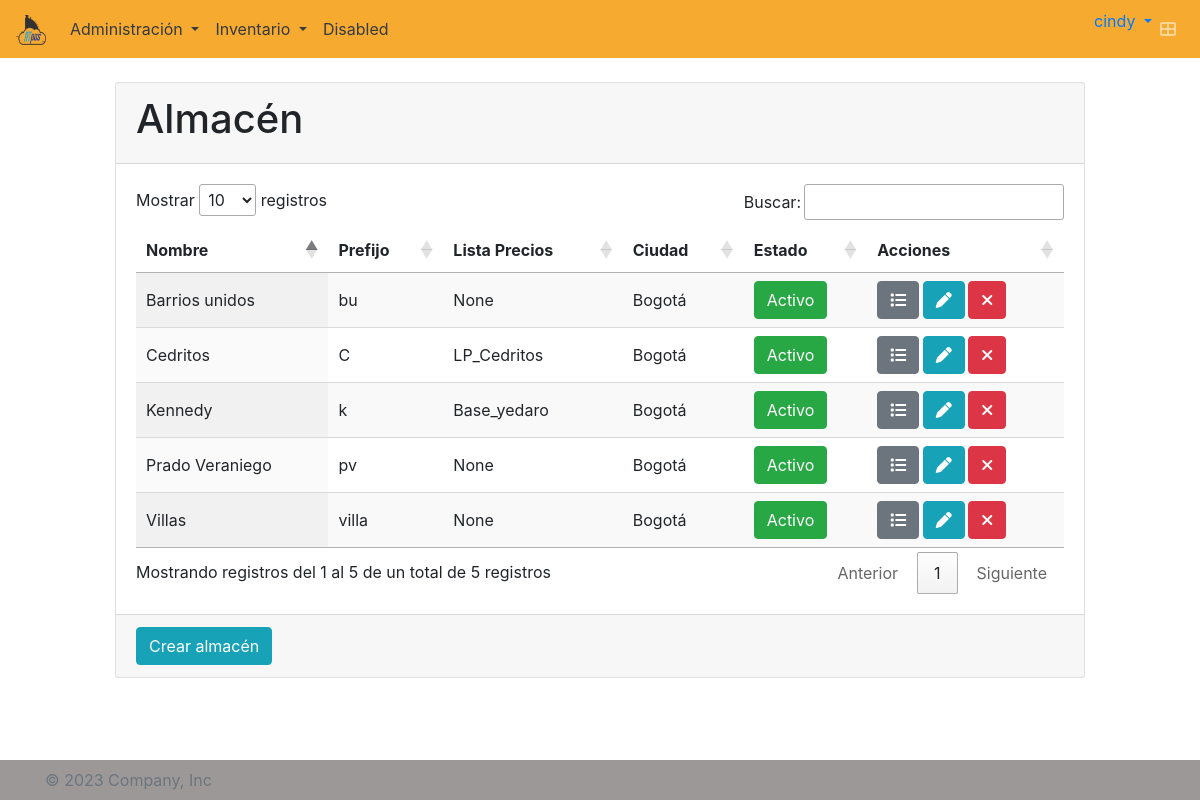
The page /almacen/list/ (signed in) on the database its author committed.
### atpos/models.py (models this page shows, shortened)
class Usuario(AbstractUser):
    empresa = models.ForeignKey(Empresa, on_delete=models.CASCADE, blank=True, null=True)
    tel_inicial = models.CharField(max_length=10, blank=True, null=True)
    class Meta:
        default_permissions = ()
        permissions = [('add_usuario', 'Usuario crear'),
                        ('change_usuario', 'Usuario modificar'),
                        ('delete_usuario', 'Usuario eliminar'),
                        ('view_usuario', 'Usuario ver'),
                        ('password_usuario', 'Puede cambiar la clave usuario')]

class Almacen(models.Model):
    nombre_almacen = models.CharField(max_length=20)
    prefijo = models.CharField(max_length=5)
    telefono_fijo = models.CharField(max_length=30)
    telefono_celular = models.CharField(max_length=30)
    direccion_almacen = models.CharField(max_length=200)
    ciudad = models.CharField(max_length=30)
    listaprecios = models.ForeignKey(ListaPrecios, null=True, blank=True, on_delete=models.CASCADE)
    estado = models.CharField(
        max_length=1,
        choices=ESTADO,
        default=ACTIVO,
    )
    empresa = models.ForeignKey(Empresa, on_delete=models.CASCADE, blank=True, null=True)
    class Meta:
        default_permissions = ()
        permissions = [('add_almacen', 'Almacén crear'),
                       ('change_almacen', 'Almacén modificar'),
                       ('delete_almacen', 'Almacén borrar'),
                       ('view_almacen', 'Almacén ver')]
        unique_together = ('empresa', 'nombre_almacen', 'prefijo')

class ListaPrecios(models.Model):
    nombre = models.CharField(max_length=20, unique=False)
    descripcion = models.CharField(max_length=250, unique=False)
    moneda = models.CharField(max_length=3, unique=False)
    estado = models.CharField(max_length=1, choices=ESTADO, default=ACTIVO )
    empresa = models.ForeignKey(Empresa, on_delete=models.CASCADE)
    class Meta:
        ordering = ['nombre']
        default_permissions = ()
        permissions = [('add_listaprecios', 'Lista precios crear'),
                       ('change_listaprecios', 'Lista precios modificar'),
                       ('delete_listaprecios', 'Lista precios eliminar'),
                       ('view_listaprecios', 'Lista precios ver')]
        unique_together = ('nombre', 'empresa')
    def __str__(self):
        return '{}'.format(self.nombre)

### atpos/views.py (the view)
# urls.py: path('almacen/list/', login_required(AlmacenList.as_view()), name='almacen-list'),
class AlmacenList(ListView):
    model = Almacen
    def get_context_data(self, **kwargs):
        context = super().get_context_data(**kwargs)
        empresa = self.request.user.empresa
        listaprecios = ListaPrecios.objects.filter(empresa=empresa)
        context['listaprecios'] = listaprecios
        return context
    def get_queryset(self):
        return Almacen.objects.filter(empresa=self.request.user.empresa.id)

### atpos/templates/atpos/almacen_list.html (shortened to what this page needs)
{% extends 'base.html' %}
{% load static %}
{% block content %}
<br>
<section class="content" style="display: grid; place-items: center;">
    <div class="col-md-10">
        <div class="card">
            <div class="card-header">
                <h1>Almacén</h1>
            </div>
            <div class="card-body">
                <table id="myTable" class="display" style="width:100%">
                    <thead>
                        <tr>
                            <th>Nombre</th>
                            <th>Prefijo</th>
                            <th>Lista Precios</th>
                            <th>Ciudad</th>
                            <th>Estado</th>
                            <th>Acciones</th>
                        </tr>
                    </thead>
                    <tbody>
                        {% for almacen in object_list %}
                        <tr>
                            <td>{{ almacen.nombre_almacen }}</td>
                            <td>{{ almacen.prefijo }}</td>
                            <td>{{ almacen.listaprecios }}</td>
                            <td>{{ almacen.ciudad }}</td>
                            {% if almacen.estado == '1' %}
                            <td><button id="boton_estado_{{almacen.id}}"
                                    onclick="cambiarEstado('{{almacen.id}}', 'almacen')"
                                    class="btn btn-success activo">Activo</button></td>
                            {% else %}
                            <td><button id="boton_estado_{{almacen.id}}"
                                    onclick="cambiarEstado('{{almacen.id}}', 'almacen')"
                                    class="btn btn-danger inactivo">Inactivo</button></td>
                            {% endif %}
                            <td>
                                <div class="btn-group btn-group-sm" role="group">
                                    <div class="mx-auto">
                                        <a class="btn btn-secondary" href="{% url 'almacen-detail' almacen.id %}">
                                            <i class="fas fa-list"></i></a>
                                        <a class="btn btn-info" href="{% url 'almacen-update' almacen.id %}">
                                            <i class="fas fa-pen"></i></a>
                                        <a class="btn btn-danger" href="{% url 'almacen-delete' almacen.id %}">
                                                <i class="fas fa-times"></i></a>
                                    </div>
                                </div>
                            </td>
                        </tr>
                        {% endfor %}
                    </tbody>
                </table>
            </div>
            <div class="card-footer">
                <a href="{% url 'almacen-crear' %}">
                    <button type="button" class="btn btn-info">Crear almacén</button>
                </a>
            </div>
        </div>
        <br><br>
    </div>
</section>
{% endblock %}

### atpos/templates/components/navbar.html (shortened to what this page needs)
{% load static %}
<nav class="navbar navbar-expand-lg navbar-dark bg-color-nav">
  <a class="navbar-brand" href="{% url 'tablero' %}">
    <img src="{% static 'img/LogoATpos200px.png' %}" width="30" height="30" alt="">
  </a>
  <div class="collapse navbar-collapse colortext" id="navbarSupportedContent">
    <ul class="navbar-nav mr-auto">
      <li class="nav-item dropdown">
        <a class="nav-link dropdown-toggle text-dark" href="#" id="navbarDropdown" role="button" data-toggle="dropdown" aria-haspopup="true" aria-expanded="false">
          Administración
        </a>
      </li>
      <li class="nav-item dropdown">
        <a class="nav-link dropdown-toggle text-dark" href="#" id="navbarDropdown" role="button" data-toggle="dropdown" aria-haspopup="true" aria-expanded="false">
          Inventario
        </a>
      </li>
      <li class="nav-item">
        <a class="nav-link text-dark" href="#">Disabled</a>
      </li>
    </ul>
  </div>
  <ul class="navbar-nav ml-auto">
    <li class="dropdown user user-menu">
      <a href="#" class="dropdown-toggle" data-toggle="dropdown">
        <span class="hidden-xs">{{ user.username }}</span>
      </a>
    </li>
    <li class="nav-item">
      <a class="nav-link" data-widget="control-sidebar" data-slide="true" href="#" role="button">
        <i class="fas fa-th-large"></i>
      </a>
    </li>
  </ul>
</nav>

### atpos/static/atpos/css/style.css (style rules this page uses)
.bg-color-nav { background-color: #f7aa30!important; }

### rows shown on the page
Usuario: username "cindy"
Almacen: nombre_almacen "Villas", prefijo "villa", listaprecios "None", ciudad "Bogotá"
Almacen: nombre_almacen "Cedritos", prefijo "C", listaprecios "LP_Cedritos", ciudad "Bogotá"
Almacen: nombre_almacen "Barrios unidos", prefijo "bu", listaprecios "None", ciudad "Bogotá"
Almacen: nombre_almacen "Kennedy", prefijo "k", listaprecios "Base_yedaro", ciudad "Bogotá"
Almacen: nombre_almacen "Prado Veraniego", prefijo "pv", listaprecios "None", ciudad "Bogotá"
